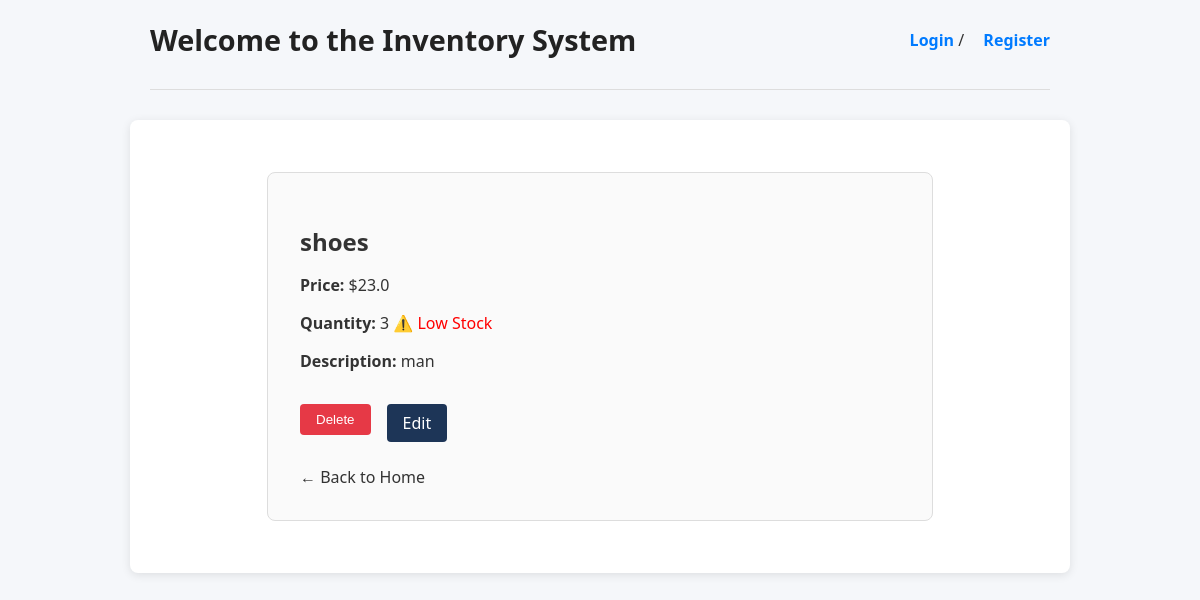
Screenshot of /item/3 with the database file from the repository.
### model.py (models this page shows)
class Item(Base):
    __tablename__ = "items"
    id = Column(Integer, primary_key=True, index=True)
    name = Column(String, index=True)
    description = Column(String, nullable=True)
    price = Column(Float)
    quantity = Column(Integer)

### main.py (the view)
@app.get("/item/{item_id}", response_class=HTMLResponse)
def item_detail_ui(item_id: int, request: Request, db: Session = Depends(get_db)):
    item = db.query(model.Item).filter(model.Item.id == item_id).first()
    if item is None:
        raise HTTPException(status_code=404, detail="Item not found")
    return templates.TemplateResponse("item.html", {"request": request, "item": item})

### templates/item.html
{% extends "main.html" %}
{% block content %}
<div style="max-width: 600px; margin: 2rem auto; padding: 2rem; border: 1px solid #ddd; border-radius: 8px; background-color: #fafafa;">
    <h2 style="margin-bottom: 1rem;">{{ item.name }}</h2>
    <p><strong>Price:</strong> ${{ item.price }}</p>
    <p><strong>Quantity:</strong> {{ item.quantity }}
  {% if item.quantity < 5 and item.quantity > 0 %}
    <span style="color: red;">⚠️ Low Stock</span>
  {% elif item.quantity == 0 %}
    <span style="color: red;">❌ Out of Stock</span>
  {% endif %}
</p>
    <p><strong>Description:</strong> {{ item.description or "No description provided." }}</p>
    <div style="margin-top: 2rem; display: flex; gap: 1rem;">
        <form method="post" action="/delete/{{ item.id }}?admin=true" style="display: inline;">
            <button type="submit" style="background-color: #e63946; color: #fff; border: none; padding: 0.5rem 1rem; border-radius: 4px; cursor: pointer;">
                Delete
            </button>
        </form>
        <a href="/edit/{{ item.id }}" style="background-color: #1d3557; color: #fff; padding: 0.5rem 1rem; border-radius: 4px; text-decoration: none;">
            Edit
        </a>
    </div>
    <div style="margin-top: 1.5rem;">
        <a href="/" style="color: #333; text-decoration: none;">← Back to Home</a>
    </div>
</div>
{% endblock %}

### templates/main.html (style rules this page uses)
body { font-family: 'Segoe UI', Tahoma, Geneva, Verdana, sans-serif; background-color: #f5f7fa; color: #333; margin: 0; padding: 20px; }

### rows the page displays
Item: name "shoes", price "23.0", quantity "3", description "man"
